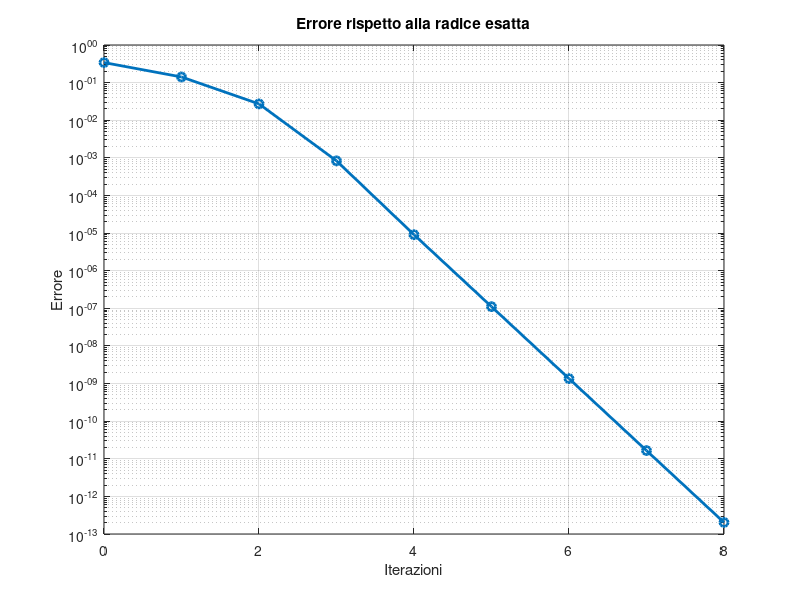

Recreate this plot in MATLAB.
clc
clear
close all

g = @(x) x.^5 - x + 3;

a = -2;
b = 0;

alpha = fzero(g,[a b]);

q = (b-a)/(g(b)-g(a));

x0 = -1;

tol = 1e-10;

x(1) = x0;

% inizializzo per entrare nel ciclo
x(2) = x(1) - g(x(1))*q;

k = 2;

while abs(x(k) - x(k-1)) > tol

    x(k+1) = x(k) - g(x(k))*q;

    k = k + 1;

end


err = abs(x-alpha);

figure
semilogy(0:length(err)-1,err,'o-','LineWidth',2)
grid on

xlabel('Iterazioni')
ylabel('Errore')
title('Errore rispetto alla radice esatta')

fprintf('Radice Matlab = %.15f\n',alpha)
fprintf('Radice metodo = %.15f\n',x(end))
fprintf('Iterazioni    = %d\n',length(x)-1)
